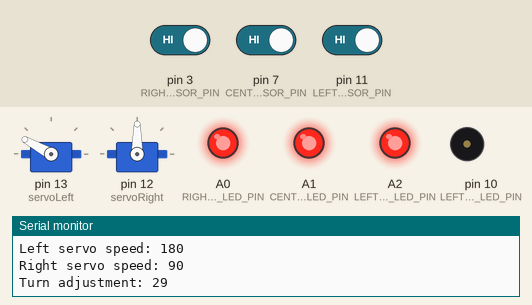
This sketch was run on a simulated Arduino Uno, built with avr-gcc and run on an emulated ATmega328P. Shown: 2 × servo, output pins drawn as LEDs (lit = HIGH), buzzer (waves = sounding), the last lines printed to the serial monitor. Inputs (shaded band) come from the test bench; at power-on: pin 3 (RIGHT_IR_SENSOR_PIN) HIGH, pin 7 (CENTER_IR_SENSOR_PIN) HIGH, pin 11 (LEFT_IR_SENSOR_PIN) HIGH.

Above: at 1.2 s.
1.3 s: pin 3 (RIGHT_IR_SENSOR_PIN) driven LOW
At 1.8 s:
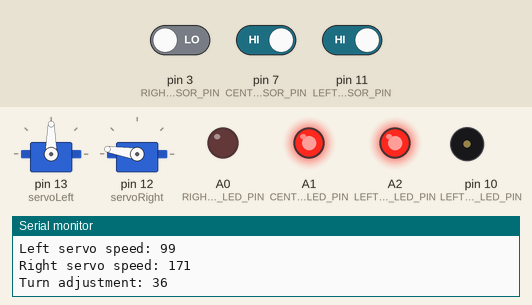
4.3 s: pin 7 (CENTER_IR_SENSOR_PIN) driven LOW
At 5.7 s:
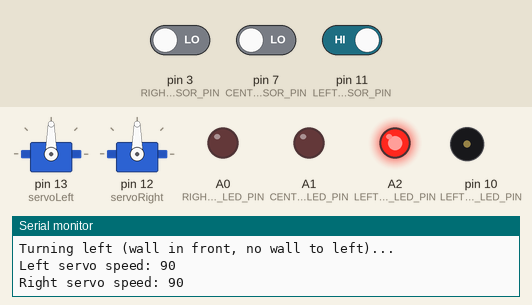
7.3 s: pin 11 (LEFT_IR_SENSOR_PIN) driven LOW
At 10.2 s:
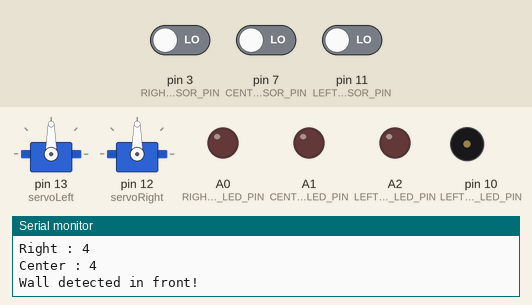
10.3 s: pin 3 (RIGHT_IR_SENSOR_PIN) driven HIGH
At 13.2 s:
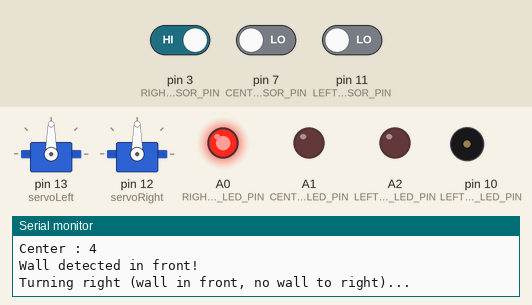
13.3 s: pin 7 (CENTER_IR_SENSOR_PIN) driven HIGH
At 14.2 s:
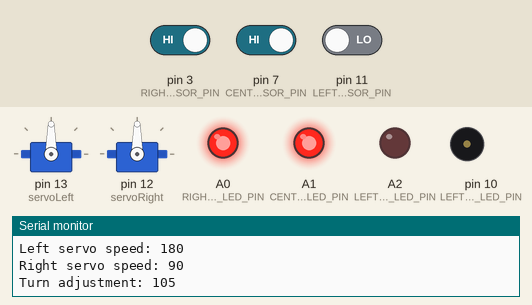
16.3 s: pin 11 (LEFT_IR_SENSOR_PIN) driven HIGH
At 20.1 s:
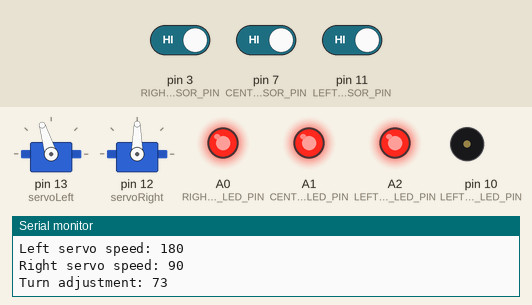
Timing chart, 0 to 20.3 s (numbered marks = the images above; inputs shaded):
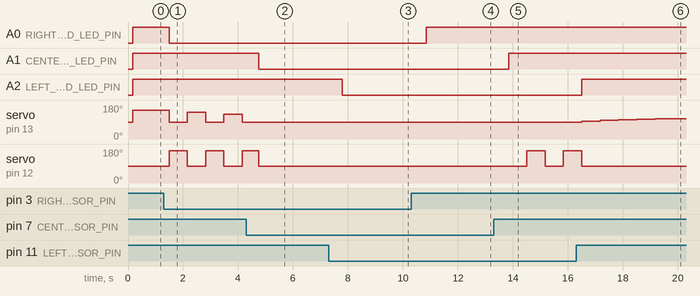

Measured:
- after the input at 1.3 s, A0 (RIGHT_RED_LED_PIN): HIGH → LOW after 0.19 s; servo on pin 12 (servoRight): alternates 171° for 0.67 s and 90° for 0.66 s, starting after 0.19 s
- after the input at 4.3 s, A1 (CENTER_RED_LED_PIN): HIGH → LOW after 0.46 s; servo on pin 13 (servoLeft): stays 90° (without the input it goes to 119° after 0.52 s)
- after the input at 7.3 s, A2 (LEFT_RED_LED_PIN): HIGH → LOW after 0.49 s
- after the input at 10.3 s, A0 (RIGHT_RED_LED_PIN): LOW → HIGH after 0.55 s
- after the input at 13.3 s, A1 (CENTER_RED_LED_PIN): LOW → HIGH after 0.55 s; servo on pin 12 (servoRight): 90° → 171° after 1.2 s, → 90° 0.67 s later, → 171° 0.66 s later
- after the input at 16.3 s, A2 (LEFT_RED_LED_PIN): LOW → HIGH after 0.21 s; servo on pin 12 (servoRight): goes on until 16.5 s, then stays 90°

The sketch:

sketch_oct23d.ino
```cpp
#include <Servo.h>
#include <math.h>
#include <Arduino.h>

struct Robot {
    int x, y;
    double true_x, true_y;
    int direction;
    int angle;
    int currentSpeed;
    int width, height;
    int auto_mode;
};

Robot myRobot;


Servo servoLeft;
Servo servoRight;

const int LEFT_IR_LED_PIN = 10;
const int LEFT_IR_SENSOR_PIN = 11;
const int LEFT_RED_LED_PIN = A2;

const int RIGHT_IR_LED_PIN = 2;
const int RIGHT_IR_SENSOR_PIN = 3;
const int RIGHT_RED_LED_PIN = A0;

const int CENTER_IR_LED_PIN = 6;
const int CENTER_IR_SENSOR_PIN = 7;
const int CENTER_RED_LED_PIN = A1;

void setup()                                 // Built-in initialization block
{
   servoLeft.attach(13);
    servoRight.attach(12);

    pinMode(LEFT_IR_LED_PIN, OUTPUT);
    pinMode(LEFT_IR_SENSOR_PIN, INPUT);
    pinMode(LEFT_RED_LED_PIN, OUTPUT);

    pinMode(RIGHT_IR_LED_PIN, OUTPUT);
    pinMode(RIGHT_IR_SENSOR_PIN, INPUT);
    pinMode(RIGHT_RED_LED_PIN, OUTPUT);

    pinMode(CENTER_IR_LED_PIN, OUTPUT);
    pinMode(CENTER_IR_SENSOR_PIN, INPUT);
    pinMode(CENTER_RED_LED_PIN, OUTPUT);

   Serial.begin(9600);                       // Set data rate to 9600 bps
}

void loop()                                  // Main loop auto-repeats
{
  int LeftirVal = irDetect(LEFT_IR_LED_PIN, LEFT_IR_SENSOR_PIN, 42000);               // Check for Left
  int leftDist = irDistance(LEFT_IR_LED_PIN, LEFT_IR_SENSOR_PIN);
  Serial.print("Left : ");
  Serial.println(leftDist);                     // Display 1/0 no detect/detect

  int RightirVal = irDetect(RIGHT_IR_LED_PIN, RIGHT_IR_SENSOR_PIN, 42000);               // Check for Left
  int rightDist = irDistance(RIGHT_IR_LED_PIN, RIGHT_IR_SENSOR_PIN);
  Serial.print("Right : ");
  Serial.println(rightDist);                     // Display 1/0 no detect/detect

  int CenterirVal = irDetect(CENTER_IR_LED_PIN, CENTER_IR_SENSOR_PIN, 42000);               // Check for Left
  int centerDist = irDistance(CENTER_IR_LED_PIN, CENTER_IR_SENSOR_PIN);
  Serial.print("Center : ");
  Serial.println(centerDist);                     // Display 1/0 no detect/detect

  // Run the navigation function
  robotAutoMotorMove(&myRobot, centerDist, leftDist, rightDist);
    // Implement the motor control based on the navigation decisions
  controlMotorsBasedOnNavigation(&myRobot);


  if (LeftirVal == 0)                            // Optional - display detection by setting red LED high
  {
    digitalWrite(LEFT_RED_LED_PIN, HIGH);
  } else{
    digitalWrite(LEFT_RED_LED_PIN, LOW);
  }


  if (RightirVal == 0)                            // Optional - display detection by setting red LED high
  {
    digitalWrite(RIGHT_RED_LED_PIN, HIGH);
  } else{
    digitalWrite(RIGHT_RED_LED_PIN, LOW);
  }

  if (CenterirVal == 0)                            // Optional - display detection by setting red LED high
  {
    digitalWrite(CENTER_RED_LED_PIN, HIGH);
  } else{
    digitalWrite(CENTER_RED_LED_PIN, LOW);
  }

  delay(500);                                // 0.5 second delay - just long enough to see the LED blink
}


#define CONSTANT_SPEED 10
#define ADJUSTMENT_SPEED 1  // Speed when adjusting
#define TURN_SPEED 1
#define MAX_SMOOTH_TURN_ANGLE 8 // Adjust as per testing
#define ADJUSTMENT_ANGLE 15
#define TURN_DELAY_CYCLES 3  // Number of cycles to wait before initiating a turn
#define DEAD_ZONE 3  // Angle misalignment below which corrections are not made
#define max(a,b) ((a) > (b) ? (a) : (b))
#define min(a,b) ((a) < (b) ? (a) : (b))
#define SMOOTHING_ANGLE 3  // Smaller angle for smoother adjustments
#define TURN_BASE 2  // Base for exponential increase in turn angle
#define UP 1

void setSpeed(struct Robot* robot, int desiredSpeed) {
    if (robot->currentSpeed < desiredSpeed) {
        robot->currentSpeed += 1;
    } else if (robot->currentSpeed > desiredSpeed) {
        robot->currentSpeed -= 1;
    }
}


void robotAutoMotorMove(struct Robot * robot, int front_centre_sensor, int left_sensor, int right_sensor) {
    static int adjustment_made = 0;
    static int total_turn_angle = 0;
    static int left_turn_count = 0;  // Counter for consecutive left turn detections
    static int right_turn_count = 0;  // Counter for consecutive right turn detections
    static int in_gradual_turn = 0;  // Flag to indicate whether the robot is in the middle of a gradual turn
    static int turning_left = 0;  // Flag to indicate whether the robot is turning left
    static int turning_right = 0;  // Flag to indicate whether the robot is turning right
    static int was_adjusted = 0;  // Flag to indicate if the robot was adjusted in the previous cycle
    static int is_completing_turn = 0;  // Flag to indicate if the robot is in the middle of completing a turn
    static int turning_back = 0;

    // If the robot is completing a turn, ignore all sensors and finish the turn
    if (is_completing_turn) {
        Serial.println("Completing a turn...\n");
        int remaining_angle = 90 - total_turn_angle;
        robot->angle += turning_left ? -remaining_angle : remaining_angle;
        total_turn_angle = 0;
        turning_left = turning_right = 0;
        is_completing_turn = 0;
        return;
    }

    // If the front center sensor detects a wall
    if (front_centre_sensor != 0) {
        Serial.println("Wall detected in front!\n");
        robot->currentSpeed = 0;  // Ensure the robot doesn't move forward

        // When encountering a dead end, perform a 180-degree turn in 15-degree increments
        if (left_sensor != 0 && right_sensor != 0) {
            Serial.println("Dead end encountered, turning back...\n");
            turning_back = 1;
            turning_left = turning_right = 0;  // Ensure other turning flags are off
        }

        // Logic to continue the 180-degree turn once initiated
        if (turning_back) {
            if (total_turn_angle < 180) {
                Serial.println("Continuing back turn...\n");
                robot->angle -= 15;
                total_turn_angle += 15;
            } else {
                // Reset variables after the turn is complete
                Serial.println("Back turn completed.\n");
                turning_back = 0;
                total_turn_angle = 0;
            }
            return;  // Exit function to ignore other logic while turning back
        }

        // New logic for initiating a turn when a wall is detected:
        if (right_sensor == 0) {
            Serial.println("Turning right (wall in front, no wall to right)...\n");
            robot->angle += 15;  // Make a 90-degree right turn
            return;  // Exit function after initiating the turn
        }
        else if (left_sensor == 0) {
            Serial.println("Turning left (wall in front, no wall to left)...\n");
            robot->angle -= 15;  // Make a 90-degree left turn
            return;  // Exit function after initiating the turn
        }

        // Complete the turn if already in progress
        if (turning_left || turning_right) {
            Serial.println("Completing a turn (wall in front, turning left/right)...\n");
            is_completing_turn = 1;  // Set the flag to ignore sensors until the turn is complete
            return;
        }
    }


    // If the front center sensor doesn't detect a wall, continue moving forward
    else {
        Serial.println("No wall in front, moving forward...\n");
        robot->direction = UP;
        robot->currentSpeed = CONSTANT_SPEED;

        // If the robot is not centered and not currently turning, adjust the angle
        if (adjustment_made != 0 && !turning_left && !turning_right) {
            Serial.println("Adjusting angle (not centered, not turning)...\n");
            robot->angle -= adjustment_made;
            adjustment_made = 0;
        }

        // Logic for initiating a gradual left turn
        if (left_sensor == 0 && !turning_right) {
            Serial.println("Initiating gradual left turn...\n");
            turning_left = 1;
            robot->currentSpeed = TURN_SPEED;

            if (total_turn_angle < 90) {
                // Linear increase for slower ramp-up
                int dynamic_smooth_turn_angle = MAX_SMOOTH_TURN_ANGLE + (0.1 * total_turn_angle);
                dynamic_smooth_turn_angle = min(dynamic_smooth_turn_angle, 90 - total_turn_angle);  // Limit the maximum turn angle

                robot->angle -= dynamic_smooth_turn_angle;
                total_turn_angle += dynamic_smooth_turn_angle;
            }
            else {
                total_turn_angle = 0;  // Reset after completing the turn

                turning_left = 0;
            }
        }
        // Logic for initiating a gradual right turn
        else if (right_sensor == 0 && !turning_left) {
            Serial.println("Initiating gradual right turn...\n");
            turning_right = 1;
            robot->currentSpeed = TURN_SPEED;

            if (total_turn_angle < 90) {
                // Linear increase for slower ramp-up
                int dynamic_smooth_turn_angle = MAX_SMOOTH_TURN_ANGLE + (0.1 * total_turn_angle);
                dynamic_smooth_turn_angle = min(dynamic_smooth_turn_angle, 90 - total_turn_angle);  // Limit the maximum turn angle

                robot->angle += dynamic_smooth_turn_angle;
                total_turn_angle += dynamic_smooth_turn_angle;
            }
            else {
                total_turn_angle = 0;  // Reset after completing the turn
                turning_right = 0;
            }
        }


        // Stick to the wall logic
        if (left_sensor > 3 && left_sensor <= 5 && !was_adjusted) {
            Serial.println("Adjusting left (left sensor: %d)...\n");
            robot->angle += ADJUSTMENT_ANGLE;
            robot->currentSpeed = ADJUSTMENT_SPEED;  // Slow down when adjusting
            was_adjusted = 1;
        }
        else if (right_sensor > 3 && right_sensor <= 5 && !was_adjusted) {
            Serial.println("Adjusting right (right sensor: %d)...\n");
            robot->angle -= ADJUSTMENT_ANGLE;
            robot->currentSpeed = ADJUSTMENT_SPEED;  // Slow down when adjusting
            was_adjusted = 1;
        }
        else if (left_sensor == 2 && !was_adjusted) {
            Serial.println("Smoothing left (left sensor: 2)...\n");
            robot->angle -= SMOOTHING_ANGLE;
            robot->currentSpeed = ADJUSTMENT_SPEED;  // Slow down when adjusting
            was_adjusted = 1;
        }
        else if (right_sensor == 2 && !was_adjusted) {
            Serial.println("Smoothing right (right sensor: 2)...\n");
            robot->angle += SMOOTHING_ANGLE;
            robot->currentSpeed = ADJUSTMENT_SPEED;  // Slow down when adjusting
            was_adjusted = 1;
        }
        else if (left_sensor == 3 && !was_adjusted) {
            Serial.println("Smoothing left (left sensor: 3)...\n");
            robot->angle += SMOOTHING_ANGLE;
            robot->currentSpeed = ADJUSTMENT_SPEED;  // Slow down when adjusting
            was_adjusted = 1;
        }
        else if (right_sensor == 3 && !was_adjusted) {
            Serial.println("Smoothing right (right sensor: 3)...\n");
            robot->angle -= SMOOTHING_ANGLE;
            robot->currentSpeed = ADJUSTMENT_SPEED;  // Slow down when adjusting
            was_adjusted = 1;
        }
        else {
            Serial.println("No adjustment needed, moving forward...\n");
            was_adjusted = 0;  // Reset adjustment flag
            robot->currentSpeed = CONSTANT_SPEED;  // Ensure to revert back to normal speed
        }
    }
}

#define SERVO_STOP 90
#define SERVO_MAX_FORWARD 180
#define SERVO_MAX_BACKWARD 0  // Define this even if you're not using it, for clarity

#define MAX_TURN_SPEED_DIFFERENCE 50  // Max speed difference between wheels during a turn

void controlMotorsBasedOnNavigation(struct Robot* robot) {

    int leftServoSpeed = SERVO_STOP;
    int rightServoSpeed = SERVO_STOP;

    // Map the speed [0, 1] to servo command [SERVO_STOP, SERVO_MAX_FORWARD]
    if(robot->currentSpeed > 0) {
        leftServoSpeed = map(robot->currentSpeed, 0, 10, SERVO_STOP, SERVO_MAX_FORWARD);
        rightServoSpeed = map(robot->currentSpeed, 0, 10, SERVO_MAX_FORWARD, SERVO_STOP);  // This line reverses the right servo direction
    }
    Serial.print("Left servo speed: ");
    Serial.println(leftServoSpeed);
    Serial.print("Right servo speed: ");
    Serial.println(rightServoSpeed);

    // Turning adjustments while moving:
    if(robot->currentSpeed > 0) {
        int turnAdjustment = map(abs(robot->angle), -90, 90, 0, MAX_TURN_SPEED_DIFFERENCE);
        Serial.print("Turn adjustment: ");
        Serial.println(turnAdjustment);
        if(robot->angle > 0) {
            // Right Turn: Slow down the right wheel
            rightServoSpeed = min(rightServoSpeed + turnAdjustment, SERVO_MAX_FORWARD);  // Adjust using min since we're increasing for right servo
        } else if (robot->angle < 0) {
            // Left Turn: Slow down the left wheel
            leftServoSpeed = max(leftServoSpeed - turnAdjustment, SERVO_STOP);
        }
    }
    // Write the determined values to the servos
    servoLeft.write(leftServoSpeed);
    servoRight.write(rightServoSpeed);
}


// IR Object Detection Function

int irDetect(int irLedPin, int irReceiverPin, long frequency)
{
  tone(irLedPin, frequency);                 // Turn on the IR LED square wave
  delay(1);                                  // Wait 1 ms
  noTone(irLedPin);                          // Turn off the IR LED
  int ir = digitalRead(irReceiverPin);       // IR receiver -> ir variable
  delay(1);                                  // Down time before recheck

  if (ir == 0){
    return 1;
  } else{
    return 0;
  }
}

// IR distance measurement function
int irDistance(int irLedPin, int irReceivePin)
{
   int distance = 0;
   for(long f = 47000; f <= 50000; f += 1000)
   {
      int val = irDetect(irLedPin, irReceivePin, f);
      distance += val;
   }
   return distance;
}
```
